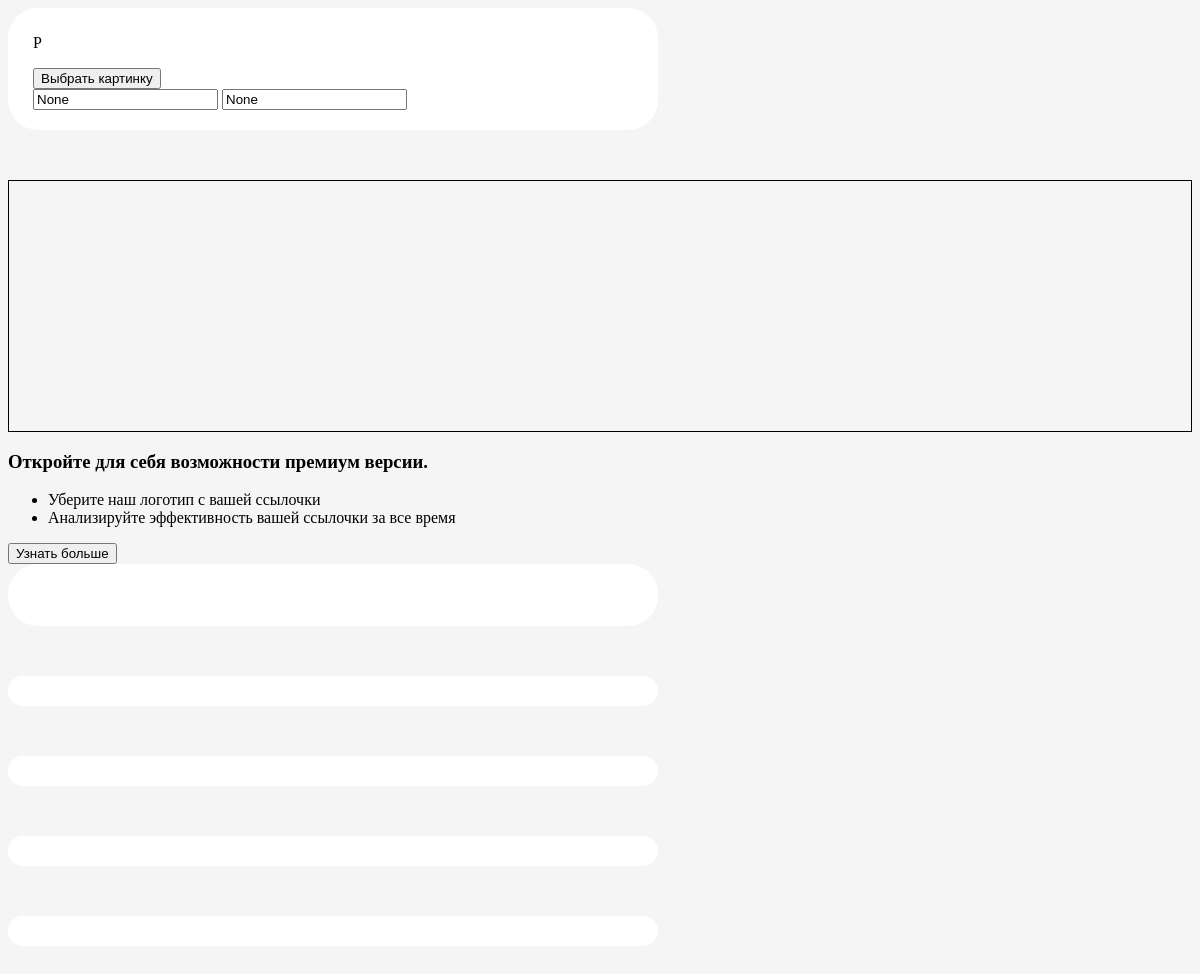
The app's page /design/ (signed in), older data.
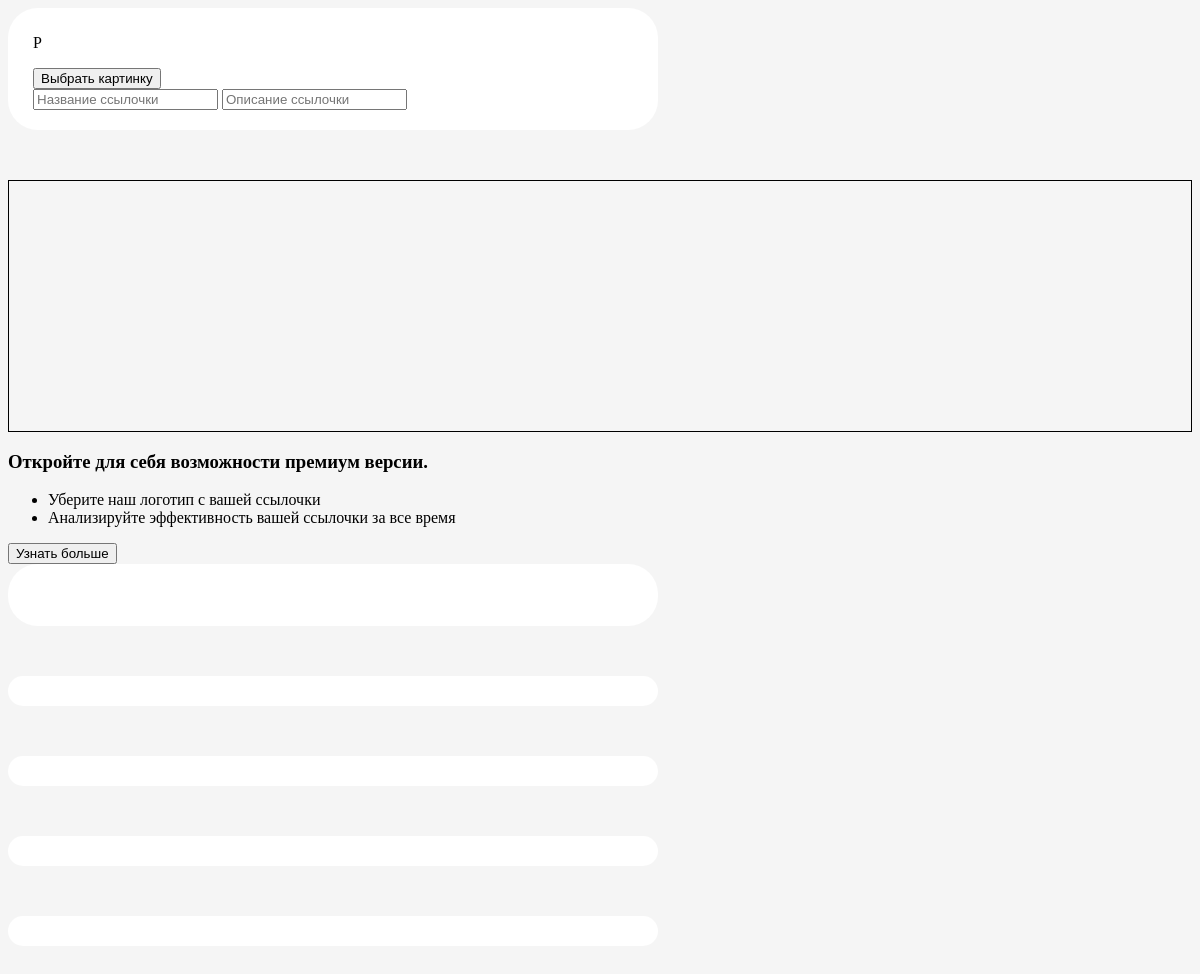
The same page, newer data.
### user/models.py (models this page shows, shortened)
class Profile(m.Model):
    uid=m.UUIDField(default=u4)
    user=m.OneToOneField(User,on_delete=m.CASCADE,related_name='profile')
    name=m.CharField(max_length=255,blank=True,null=True)
    email=m.CharField(max_length=254)
    avatar=m.ImageField(upload_to=ua)
    title=m.CharField(max_length=30,default='')
    bio=m.TextField(max_length=100,default='')
    category=m.ForeignKey('Category',on_delete=m.DO_NOTHING,null=True)
    subCategory=m.ForeignKey('Subcategory',on_delete=m.DO_NOTHING,null=True)
    plan=m.ForeignKey('Plan',on_delete=m.DO_NOTHING,null=True)
    mfa=m.BooleanField(_("Multi-factor Authentication"),default=False)
    ip=m.CharField(max_length=20,blank=True,null=True)
    country=m.CharField(max_length=10)
    city=m.CharField(max_length=20)
    block=m.ManyToManyField(Block,blank=True,related_name='profile_blocks')
    theme=m.ForeignKey(Theme,on_delete=m.DO_NOTHING,null=True)
    background=m.ForeignKey(Background,on_delete=m.DO_NOTHING,null=True)
    button=m.ForeignKey(Button,on_delete=m.DO_NOTHING,null=True)
    font=m.ForeignKey(Font,on_delete=m.DO_NOTHING,null=True)
    logoHidden=m.BooleanField(default=False)
    priorityLink=m.ForeignKey(Block,on_delete=m.DO_NOTHING,blank=True,null=True,related_name='profile_priority_block')
    redirectLink=m.ForeignKey(Block,on_delete=m.DO_NOTHING,blank=True,null=True,related_name='profile_redirect_block')
    statistics=m.OneToOneField(PageStatistics,on_delete=m.DO_NOTHING)
    activity=m.ManyToManyField(ProfileActivity,blank=True)
    activity=m.ManyToManyField(PageActivity,blank=True)
    createdAt=m.DateTimeField(auto_now_add=True)
    updatedAt=m.DateTimeField(auto_now=True)
    class Meta:
        ordering=['name']

### link/views.py (the view)
# urls.py: path('design/',design,name='design'),
def design(request):
    c={}
    profile=Profile.objects.get(user=request.user)
    c['profile']=profile
    c['avatar_form']=AvatarForm()
    c['themes']=Theme.objects.all()
    if request.POST.get("form_type") == 'avatar-form':
        form=AvatarForm(request.POST or None,request.FILES or None)
        if form.is_valid():
            profile.avatar=form.cleaned_data['avatar']
            profile.save()
        else:
            formats=[]
            print("У вашей картинки недопустимый формат :c \n Пожалуйста, загрузите картинку с одним из нижеперечисленных форматом =)")
    else:
        form=AvatarForm()
    return render(request,'app/design/design.html',c)

### link/forms.py
class AvatarForm(f.ModelForm):
    avatar=f.ImageField(widget=f.FileInput(attrs={'id':'avatar-form','class':'avatar-form'}))
    class Meta:
        model=Profile
        fields=('avatar',)

### templates/app/design/design.html (shortened to what this page needs)
{%load static%}
<!DOCTYPE html>
<html>
    <head>
        <link rel='stylesheet' href="{%static 'css/app/design.css'%}">
    </head>
    <body>
        <div class="main">
            <div class="design">
                <div class="wrapper">
                    <div class="avatar">
                        {%if profile.avatar%}
                        <img id='avatar' src="{{profile.avatar.url}}" alt="@{{profile.user.username}} аватар">
                        <div class="buttons">
                            <form method="POST" enctype='multipart/form-data' novalidate="" id="avatar-form-ajax">
                                {%csrf_token%}
                                <input type="hidden" name="form_type" value="avatar-form">
                                {{avatar_form.avatar}}
                                <button id="select-image">Выбрать картинку</button>
                                <button id="submit-image" type="submit" style="display: none;"></button>
                            </form>
                            <form method="POST" enctype='multipart/form-data' action="{%url 'link:delete-avatar'%}">
                                {%csrf_token%}
                                <button id="delete-avatar">Удалить аву</button>
                            </form>
                        </div>
                        {%else%}
                        <div class="circle">
                            {%if profile.title%}
                                <p>{{profile.title|capfirst}}</p>
                            {%else%}
                                <p>{{profile.user.username|capfirst}}</p>
                            {%endif%}
                        </div>
                        <div class="buttons">
                            <form method="POST" enctype='multipart/form-data'>
                                <button id="select-image">Выбрать картинку</button>
                            </form>
                        </div>
                        {%endif%}
                    </div>
                    <div class="details">
                        <input name="profile-title" id='profile-title' value="{{profile.title}}" placeholder="Название ссылочки">
                        <input name="profile-bio" id='profile-bio' value="{{profile.bio}}" placeholder="Описание ссылочки">
                    </div>
                </div>
                    <div class="premium">
                        <div class="image-wrapper">
                        </div>
                        <div class="text">
                            <h3>Откройте для себя возможности премиум версии.</h3>
                            <ul>
                                <li class="feature">Уберите наш логотип с вашей ссылочки</li>
                                <li class="feature">Анализируйте эффективность вашей ссылочки за все время</li>
                            </ul>
                        </div>
                        <button>Узнать больше</button>
                    </div>
                    <div class="wrapper">
                    </div>
                    <div class="wrapper">
                    </div>
                    <div class="wrapper">
                    </div>
                    <div class="wrapper">
                    </div>
                    <div class="wrapper">
                    </div>
            </div>
        </div>
    </body>
</html>

Row changes from the older to the newer data that the page shows:
changed Profile: profile-title "None" → (not shown); profile-bio "None" → (not shown)
